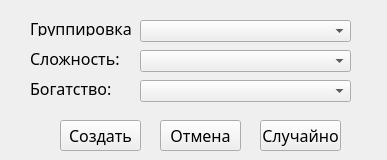
<?xml version="1.0" encoding="UTF-8"?>
<ui version="4.0">
 <class>buttonBox</class>
 <widget class="QWidget" name="buttonBox">
  <property name="geometry">
   <rect>
    <x>0</x>
    <y>0</y>
    <width>387</width>
    <height>160</height>
   </rect>
  </property>
  <property name="font">
   <font>
    <family>Gilroy</family>
   </font>
  </property>
  <property name="windowTitle">
   <string>Добавление врага</string>
  </property>
  <widget class="QPushButton" name="ok_btn">
   <property name="geometry">
    <rect>
     <x>60</x>
     <y>120</y>
     <width>81</width>
     <height>31</height>
    </rect>
   </property>
   <property name="font">
    <font>
     <family>Gilroy</family>
     <pointsize>12</pointsize>
    </font>
   </property>
   <property name="text">
    <string>Создать</string>
   </property>
  </widget>
  <widget class="QPushButton" name="cancel_btn">
   <property name="geometry">
    <rect>
     <x>160</x>
     <y>120</y>
     <width>81</width>
     <height>31</height>
    </rect>
   </property>
   <property name="font">
    <font>
     <family>Gilroy</family>
     <pointsize>12</pointsize>
    </font>
   </property>
   <property name="text">
    <string>Отмена</string>
   </property>
  </widget>
  <widget class="QComboBox" name="fraction_box">
   <property name="geometry">
    <rect>
     <x>140</x>
     <y>20</y>
     <width>211</width>
     <height>22</height>
    </rect>
   </property>
   <property name="placeholderText" stdset="0">
    <string>Выберите группировку</string>
   </property>
  </widget>
  <widget class="QLabel" name="fraction_label">
   <property name="geometry">
    <rect>
     <x>30</x>
     <y>20</y>
     <width>101</width>
     <height>16</height>
    </rect>
   </property>
   <property name="font">
    <font>
     <family>Gilroy</family>
     <pointsize>12</pointsize>
    </font>
   </property>
   <property name="text">
    <string>Группировка:</string>
   </property>
  </widget>
  <widget class="QComboBox" name="difficult_box">
   <property name="geometry">
    <rect>
     <x>140</x>
     <y>50</y>
     <width>211</width>
     <height>22</height>
    </rect>
   </property>
   <property name="placeholderText" stdset="0">
    <string>Выберите сложность</string>
   </property>
  </widget>
  <widget class="QLabel" name="difficult_label">
   <property name="geometry">
    <rect>
     <x>30</x>
     <y>50</y>
     <width>101</width>
     <height>16</height>
    </rect>
   </property>
   <property name="font">
    <font>
     <family>Gilroy</family>
     <pointsize>12</pointsize>
    </font>
   </property>
   <property name="text">
    <string>Сложность:</string>
   </property>
  </widget>
  <widget class="QComboBox" name="wealth_box">
   <property name="geometry">
    <rect>
     <x>140</x>
     <y>80</y>
     <width>211</width>
     <height>22</height>
    </rect>
   </property>
   <property name="placeholderText" stdset="0">
    <string>Выберите богатство</string>
   </property>
  </widget>
  <widget class="QLabel" name="wealth_label">
   <property name="geometry">
    <rect>
     <x>30</x>
     <y>80</y>
     <width>101</width>
     <height>16</height>
    </rect>
   </property>
   <property name="font">
    <font>
     <family>Gilroy</family>
     <pointsize>12</pointsize>
    </font>
   </property>
   <property name="text">
    <string>Богатство:</string>
   </property>
  </widget>
  <widget class="QPushButton" name="random_btn">
   <property name="geometry">
    <rect>
     <x>260</x>
     <y>120</y>
     <width>81</width>
     <height>31</height>
    </rect>
   </property>
   <property name="font">
    <font>
     <family>Gilroy</family>
     <pointsize>12</pointsize>
    </font>
   </property>
   <property name="text">
    <string>Случайно</string>
   </property>
  </widget>
 </widget>
 <resources/>
 <connections/>
</ui>
